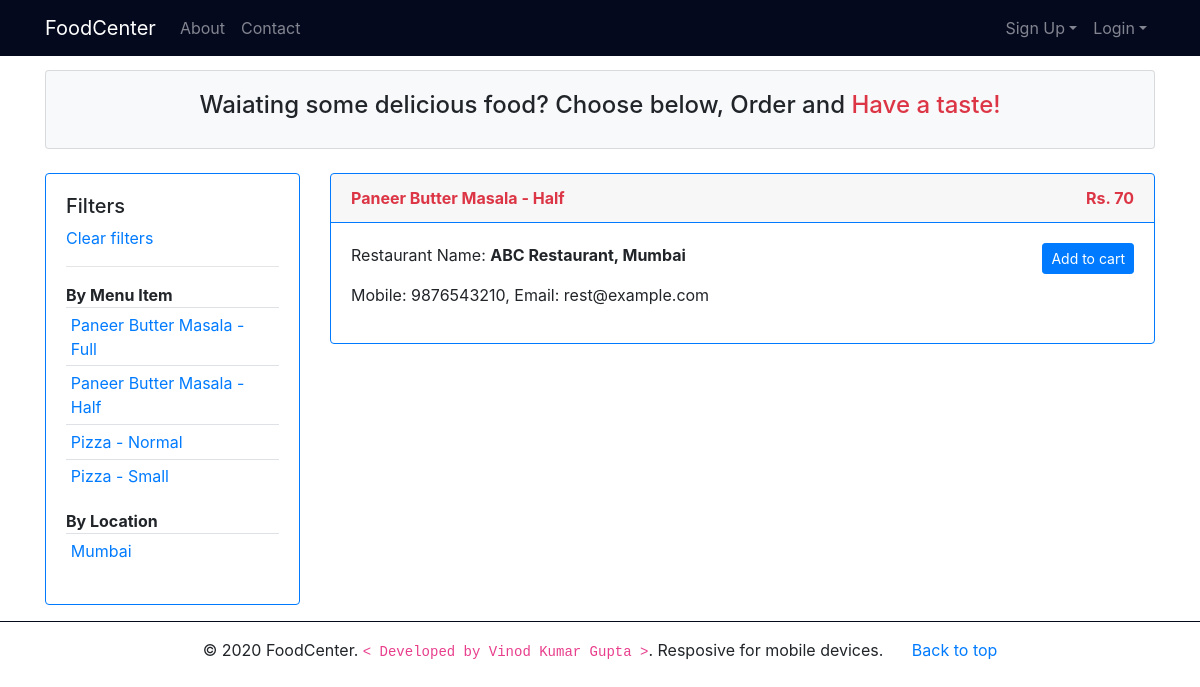
The page /products.php?item_name=Paneer Butter Masala - Half on the database its author committed.
### tables this page shows
CREATE TABLE `menu_items` (
  `item_id` int(11) NOT NULL,
  `rest_id` int(11) NOT NULL,
  `item_name` varchar(30) NOT NULL,
  `item_price` float NOT NULL
);

CREATE TABLE `restaurants` (
  `rest_id` int(11) NOT NULL,
  `rest_name` varchar(100) NOT NULL,
  `rest_mobile` varchar(15) NOT NULL,
  `rest_email` varchar(50) NOT NULL,
  `rest_addr` varchar(200) NOT NULL,
  `rest_city` varchar(50) NOT NULL,
  `rest_password_hash` varchar(50) NOT NULL
);

### products.php (the view, shortened to what this page needs)
<?php
include_once('includes/db_con.php');
if(isset($_GET['city'])){
    $city = filter_input(INPUT_GET, "city", FILTER_SANITIZE_STRING);
    $stmt = $con->prepare("Select * from menu_items m,restaurants r where r.rest_city = ?");
    $stmt->bind_param("s",$city);
} elseif(isset($_GET['item_name'])){
    $item_name = filter_input(INPUT_GET, "item_name", FILTER_SANITIZE_STRING);
    $stmt = $con->prepare("Select * from menu_items m,restaurants r where m.item_name = ?");
    $stmt->bind_param("s",$item_name);
} else {
    $stmt = $con->prepare("Select * from menu_items, restaurants");
}
if($stmt->execute()){
    $result = $stmt->get_result();
} else {
    die("Unknown Error!");
}
?>
<!DOCTYPE html>
<html>
<head>
    <link rel="stylesheet" href="css/bootstrap.min.css">
    <link rel="stylesheet" href="css/font-awesome.min.css">
    <link rel="stylesheet" href="css/custom.css">
</head>
<body>
    <?php include('includes/header.php'); ?>
    <section class="container">
        <div class="card bg-light">
            <div class="card-body">
                <h4 class="text-center">Waiating some delicious food? Choose below, Order and <span
                        class="text-danger">Have a taste!</span></h4>
            </div>
        </div>
        <br>
        <div class="row">
            <div class="col-md-3">
                <div class="card border-primary">
                    <div class="card-body">
                        <h5>Filters</h5>
                        <a href="products.php" class="d-block">Clear filters</a>
                        <hr>
                        <b>By Menu Item</b>
                        <table class="table table-sm">
                            <tbody>
                                <?php
                        $stmt1 = $con->prepare("Select distinct(item_name) from menu_items");
                        if($stmt1->execute()){
                            $result1 = $stmt1->get_result();
                            while($row1 = $result1->fetch_assoc()){ ?>
                                <tr>
                                    <td><?php echo '<a href="products.php?item_name='.$row1['item_name'].'">'.$row1['item_name'].'</a>'; ?>
                                    </td>
                                </tr>
                                <?php }
                        }
                        ?>
                            </tbody>
                        </table>
                        <b>By Location</b>
                        <table class="table table-sm">
                            <tbody>
                                <?php
                        $stmt2 = $con->prepare("Select distinct(rest_city) from restaurants");
                        if($stmt2->execute()){
                            $result2 = $stmt2->get_result();
                            while($row2 = $result2->fetch_assoc()){ ?>
                                <tr>
                                    <td><?php echo '<a href="products.php?city='.$row2['rest_city'].'">'.$row2['rest_city'].'</a>'; ?>
                                    </td>
                                </tr>
                                <?php }
                        }
                        ?>
                            </tbody>
                        </table>
                    </div>
                </div>
            </div>
            <div class="col-md-9">
                <?php
                if($result->num_rows == 0){
                    echo "No Items :(";
                } else {
                    while($row = $result->fetch_assoc()){ ?>
                <div class="card border-primary">
                    <div class="card-header border-primary text-danger">
                        <b>
                            <?php echo $row['item_name']; ?>
                            <span class="float-right">
                                <?php echo "Rs. ".$row['item_price']; ?>
                            </span>
                        </b>
                    </div>
                    <div class="card-body">
                        <div class="float-left">
                            <p>Restaurant Name: <b><?php echo $row['rest_name'].", ".$row['rest_city']; ?></b></p>
                            <p>
                                Mobile: <?php echo $row['rest_mobile']; ?>,
                                Email: <?php echo $row['rest_email']; ?>
                            </p>
                        </div>
                        <div class="float-right">
                            <?php if(isset($_SESSION['cust_email'])){
                                $stmt3 = $con->prepare("Select cust_id from customers where cust_email = ?");
                                $stmt3->bind_param("s",$_SESSION['cust_email']);
                                if($stmt3->execute()){
                                    $result3 = $stmt3->get_result();
                                    $row3 = $result3->fetch_assoc();
                                }
                            echo '<a href="add_to_cart.php?item_id='.$row['item_id'].'&ordered_by='.$row3['cust_id'].'&quantity=1&ordered_from='.$row['rest_id'].'"
                                class="btn btn-sm btn-primary">Add to cart </a>';
                             } else { ?>
                            <a href="customer_login.php?type=primary&msg=Login to continue"
                                class="btn btn-sm btn-primary">Add to cart </a>
                            <?php } ?>
                        </div>
                    </div>
                </div>
                <br>
                <?php }}?>
            </div>
        </div>
    </section>
    <?php include('includes/footer.php'); ?>
</body>
</html>

### css/custom.css (style rules this page uses)
:root { --danger: #dc3545; }
body { margin-top: 70px; }

### rows shown on the page
menu_items: item_name "Paneer Butter Masala - Half", item_price "70", rest.rest_name "ABC Restaurant", rest.rest_city "Mumbai", rest.rest_mobile "9876543210", rest.rest_email "rest@example.com"

### other values the page prints
$row1['item_name'] "Paneer Butter Masala - Full"
$row1['item_name'] "Paneer Butter Masala - Half"
$row1['item_name'] "Pizza - Normal"
$row1['item_name'] "Pizza - Small"
$row2['rest_city'] "Mumbai"
